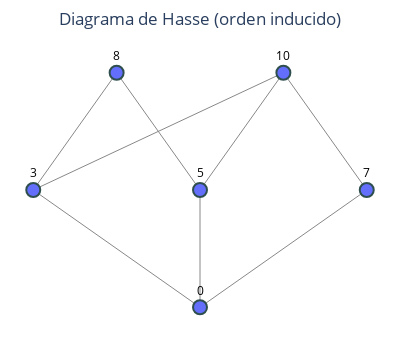

Notebook code cell kept with this figure:
### Code cell
apery_6 = S.apery(6)
S.plot_hasse_diagram(apery_6)

### Figure 1 — Plotly figure (JSON) as saved in the notebook; plotly's stock layout.template omitted (floating-point values rounded to 4 significant figures)
{"data": [{"hoverinfo": "none", "line": {"color": "#888", "width": 1}, "mode": "lines", "showlegend": false, "type": "scatter", "x": [0, -1, null, 0, 0, null, 0, 1, null, -1, -0.5, null, -1, 0.5, null, 0, -0.5, null, 0, 0.5, null, 1, 0.5, null], "y": [0, 1.5, null, 0, 1.5, null, 0, 1.5, null, 1.5, 3, null, 1.5, 3, null, 1.5, 3, null, 1.5, 3, null, 1.5, 3, null]}, {"hoverinfo": "text", "marker": {"color": "#636EFA", "line": {"color": "DarkSlateGrey", "width": 2}, "size": 14}, "mode": "markers+text", "text": ["0", "3", "5", "7", "8", "10"], "textfont": {"color": "black", "size": 12}, "textposition": "top center", "type": "scatter", "x": [0, -1, 0, 1, -0.5, 0.5], "y": [0, 1.5, 1.5, 1.5, 3, 3]}], "layout": {"autosize": false, "height": 350, "margin": {"b": 20, "l": 5, "r": 5, "t": 50}, "plot_bgcolor": "white", "showlegend": false, "title": {"text": "Diagrama de Hasse (orden inducido)", "x": 0.5, "xanchor": "center"}, "width": 400, "xaxis": {"showgrid": false, "showticklabels": false, "zeroline": false}, "yaxis": {"showgrid": false, "showticklabels": false, "zeroline": false}}}
